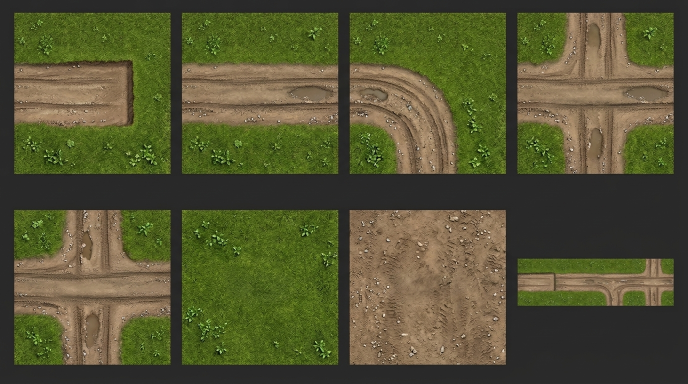
#> input picture art/concepts/tiles-frontier.jpg, 1376 x 768 px, found by its file name (shown at 1/2 size); its folder holds 4 pictures in this run
$ python slice_tiles.py
#> lines starting #> are read from the running program, lines starting #| are printed output that depends on the picture
"""Нарезка листа тайлов поля: art/concepts/tiles-<набор>.jpg -> public/tiles/<набор>/*.jpg (256x256).
Запуск: python3 scripts/slice_tiles.py [frontier|swamp|ice|scorched|citadel]  (без аргумента — frontier)
Лист: ряд 1 — тупик, прямая, поворот, перекрёсток; ряд 2 — перекрёсток, трава, земля.
Т-развилки на листе нет: собирается из перекрёстка (верхняя половина) и прямой (нижняя) с мягким швом.
Ориентация эталонов: тупик/прямая — влево/вправо; поворот — влево+вниз; Т — влево+вправо+вверх."""
import sys
from PIL import Image
import numpy as np

# Рамки тайлов на листе: ряды (y0, y1) и столбцы (x0, x1). Листы swamp и следующие — перекраска листа Пограничья в Gemini
SHEETS = {
    'frontier': ([(27, 348), (420, 729)], [(29, 341), (364, 677), (699, 1012), (1035, 1347)]),
    'swamp': ([(19, 259), (313, 544)], [(21, 254), (271, 504), (520, 753), (770, 1003)]),
    'ice': ([(17, 261), (311, 545)], [(21, 255), (269, 505), (519, 755), (769, 1003)]),
    'scorched': ([(18, 261), (311, 544)], [(21, 255), (270, 505), (520, 753), (770, 1003)]),
    'citadel': ([(19, 260), (312, 544)], [(21, 254), (271, 504), (520, 754), (770, 1003)]),
}
name = sys.argv[1] if len(sys.argv) > 1 else 'frontier'
out = f'public/tiles/{name}/'
import os
os.makedirs(out, exist_ok=True)
im = Image.open(f'art/concepts/tiles-{name}.jpg').convert('RGB')
#> im is the input picture: PIL image 1376x768 RGB; mean R, G, B 85.2, 85.2, 50.8
ROWS, COLS = SHEETS[name]
S = 256
INSET = 2


def cut(r, c):
#> called with r = 0, c = 0
    y0, y1 = ROWS[r]
    x0, x1 = COLS[c]
    t = im.crop((x0 + INSET, y0 + INSET, x1 - INSET, y1 - INSET))
    return t.resize((S, S), Image.LANCZOS)
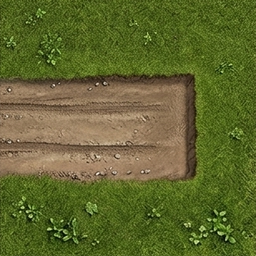
#> returned value: PIL image 256x256 RGB; mean R, G, B 96.4, 103.2, 46.5


tiles = {
    'end': cut(0, 0),
    'straight': cut(0, 1),
    'corner': cut(0, 2),
    'cross': cut(1, 0),
    'grass': cut(1, 1),
    'dirt': cut(1, 2),
}
#> call 3 of cut, with r = 0, c = 2
#> in cut (call 3), `return t.resize((S, S), Image.LANCZOS)`:
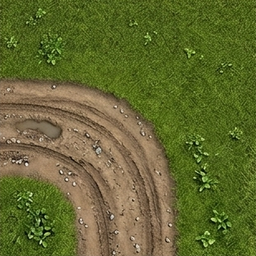
#> returned value: PIL image 256x256 RGB; mean R, G, B 99, 104.8, 48.6
#> call 4 of cut, with r = 1, c = 0
#> in cut (call 4), `y0, y1 = ROWS[r]`: y0 = 420; y1 = 729
#> in cut (call 4), `return t.resize((S, S), Image.LANCZOS)`:
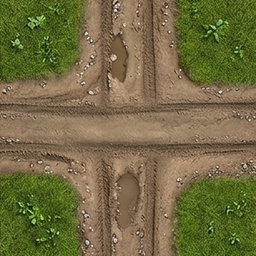
#> returned value: PIL image 256x256 RGB; mean R, G, B 114.5, 107.5, 65.5
#> in cut (call 5), `t = im.crop((x0 + INSET, y0 + INSET, x1 - INSET, y1 - INSET))`:
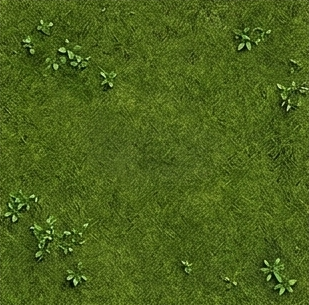
#> t: PIL image 309x305 RGB; mean R, G, B 75.2, 97.6, 26.9
#> in cut (call 5), `return t.resize((S, S), Image.LANCZOS)`:
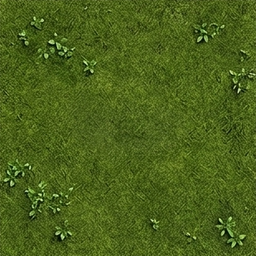
#> returned value: PIL image 256x256 RGB; mean R, G, B 75.2, 97.6, 27
#> in cut (call 6), `t = im.crop((x0 + INSET, y0 + INSET, x1 - INSET, y1 - INSET))`:
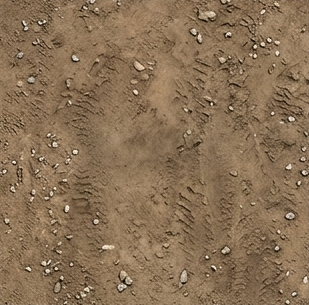
#> t: PIL image 309x305 RGB; mean R, G, B 138.1, 112.9, 85.4
#> in cut (call 6), `return t.resize((S, S), Image.LANCZOS)`:
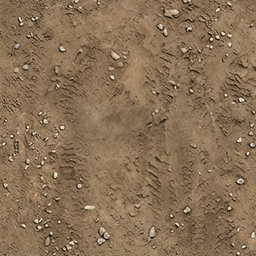
#> returned value: PIL image 256x256 RGB; mean R, G, B 138.1, 112.9, 85.4
# T: сверху — перекрёсток (вверх/влево/вправо), ниже середины дороги — прямая
cross = np.array(tiles['cross']).astype(float)
straight = np.array(tiles['straight']).astype(float)
cut_y, soft = 128, 22
w = np.clip((np.arange(S) - (cut_y - soft / 2)) / soft, 0, 1)[:, None, None]
tiles['t'] = Image.fromarray((cross * (1 - w) + straight * w).astype('uint8'))
# Поправки набора: яркость (снег Gemini слишком светлый — поле не должно спорить с врагами и надписями)
# и выравнивание крупных пятен на «траве», чтобы на поле не проступала сетка клеток
TONE = {'ice': {'gain': 0.74, 'flatten': True}, 'scorched': {'flatten': True}, 'citadel': {'flatten': True}}
from PIL import ImageFilter
opt = TONE.get(name, {})
if opt.get('flatten'):
    g = np.array(tiles['grass']).astype(float)
    low = np.array(tiles['grass'].filter(ImageFilter.GaussianBlur(24))).astype(float)
    tiles['grass'] = Image.fromarray(np.clip(g - low + low.mean((0, 1)), 0, 255).astype('uint8'))
if 'gain' in opt:
    for k in tiles:
        tiles[k] = Image.fromarray(np.clip(np.array(tiles[k]).astype(float) * opt['gain'], 0, 255).astype('uint8'))
for k, t in tiles.items():
    t.save(out + k + '.jpg', quality=90, optimize=True)  # тайлы без прозрачности: JPEG вчетверо легче PNG, поле грузится быстрее
#> this loop made 7 passes
#> k on passes 1 to 7: 'end', 'straight', 'corner', 'cross', 'grass', 'dirt', 't'
print({k: t.size for k, t in tiles.items()})
#| {'end': (256, 256), 'straight': (256, 256), 'corner': (256, 256), 'cross': (256, 256), 'grass': (256, 256), 'dirt': (256, 256), 't': (256, 256)}
